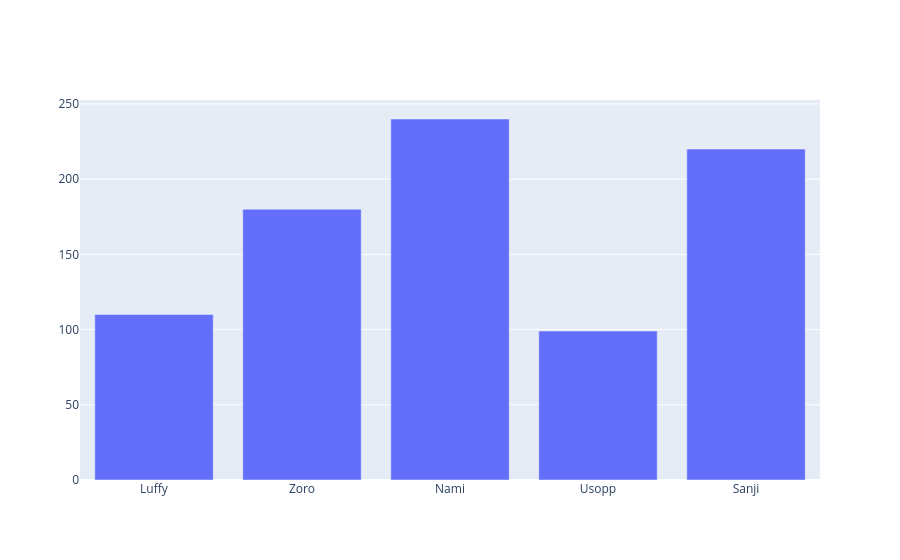

Notebook code for this chart:
### Code cell
# Make a bar plot with plotly
graph = go.Figure()

graph.add_trace(go.Bar(x = x1, y = y1))

### Figure 1 — Plotly figure (JSON) as saved in the notebook; plotly's stock layout.template omitted (floating-point values rounded to 4 significant figures)
{"data": [{"type": "bar", "x": ["Luffy", "Zoro", "Nami", "Usopp", "Sanji"], "y": [110, 180, 240, 99, 220]}], "layout": {}}
